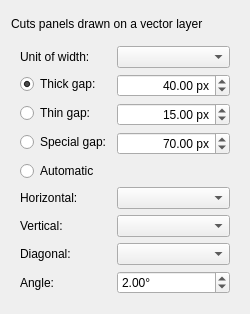
<?xml version="1.0" encoding="UTF-8"?>
<ui version="4.0">
 <author>
    SPDX-FileCopyrightText: none
    SPDX-License-Identifier: GPL-3.0-or-later
  </author>
 <class>KisToolKnifeOptionsWidget</class>
 <widget class="QWidget" name="KisToolKnifeOptionsWidget">
  <property name="geometry">
   <rect>
    <x>0</x>
    <y>0</y>
    <width>250</width>
    <height>306</height>
   </rect>
  </property>
  <layout class="QVBoxLayout" name="mainLayout">
   <item>
    <widget class="KisOptionButtonStrip" name="optionButtonStripToolMode" native="true"/>
   </item>
   <item>
    <widget class="QLabel" name="warningLabel">
     <property name="text">
      <string>Cuts panels drawn on a vector layer</string>
     </property>
     <property name="wordWrap">
      <bool>true</bool>
     </property>
    </widget>
   </item>
   <item>
    <widget class="QWidget" name="gapOptionsWidget" native="true">
     <layout class="QFormLayout" name="formLayout">
      <item row="0" column="0">
       <widget class="QLabel" name="label_4">
        <property name="text">
         <string>Unit of width:</string>
        </property>
       </widget>
      </item>
      <item row="0" column="1">
       <widget class="QComboBox" name="unitsCombobox"/>
      </item>
      <item row="1" column="0">
       <widget class="QRadioButton" name="thickGapWidthRadioButton">
        <property name="toolTip">
         <string>Thick gap width</string>
        </property>
        <property name="text">
         <string>Thick gap:</string>
        </property>
        <property name="checked">
         <bool>true</bool>
        </property>
       </widget>
      </item>
      <item row="1" column="1">
       <widget class="KisDoubleSliderSpinBox" name="thickGapWidth">
        <property name="sizePolicy">
         <sizepolicy hsizetype="MinimumExpanding" vsizetype="Fixed">
          <horstretch>0</horstretch>
          <verstretch>0</verstretch>
         </sizepolicy>
        </property>
        <property name="toolTip">
         <string>Thick gap width</string>
        </property>
        <property name="alignment">
         <set>Qt::AlignRight|Qt::AlignTrailing|Qt::AlignVCenter</set>
        </property>
        <property name="suffix">
         <string> px</string>
        </property>
        <property name="minimum">
         <double>0.000000000000000</double>
        </property>
        <property name="maximum">
         <double>500.000000000000000</double>
        </property>
        <property name="singleStep">
         <double>5.000000000000000</double>
        </property>
        <property name="value">
         <double>40.000000000000000</double>
        </property>
       </widget>
      </item>
      <item row="2" column="0">
       <widget class="QRadioButton" name="thinGapWidthRadioButton">
        <property name="toolTip">
         <string>Thin gap width</string>
        </property>
        <property name="text">
         <string>Thin gap:</string>
        </property>
       </widget>
      </item>
      <item row="2" column="1">
       <widget class="KisDoubleSliderSpinBox" name="thinGapWidth">
        <property name="sizePolicy">
         <sizepolicy hsizetype="MinimumExpanding" vsizetype="Fixed">
          <horstretch>0</horstretch>
          <verstretch>0</verstretch>
         </sizepolicy>
        </property>
        <property name="toolTip">
         <string>Thin gap width</string>
        </property>
        <property name="alignment">
         <set>Qt::AlignRight|Qt::AlignTrailing|Qt::AlignVCenter</set>
        </property>
        <property name="suffix">
         <string> px</string>
        </property>
        <property name="minimum">
         <double>0.000000000000000</double>
        </property>
        <property name="maximum">
         <double>500.000000000000000</double>
        </property>
        <property name="singleStep">
         <double>5.000000000000000</double>
        </property>
        <property name="value">
         <double>15.000000000000000</double>
        </property>
       </widget>
      </item>
      <item row="3" column="0">
       <widget class="QRadioButton" name="specialGapWidthRadioButton">
        <property name="toolTip">
         <string>Special gap width</string>
        </property>
        <property name="text">
         <string>Special gap:</string>
        </property>
       </widget>
      </item>
      <item row="3" column="1">
       <widget class="KisDoubleSliderSpinBox" name="customGapWidth">
        <property name="sizePolicy">
         <sizepolicy hsizetype="MinimumExpanding" vsizetype="Fixed">
          <horstretch>0</horstretch>
          <verstretch>0</verstretch>
         </sizepolicy>
        </property>
        <property name="toolTip">
         <string>Special gap width</string>
        </property>
        <property name="alignment">
         <set>Qt::AlignRight|Qt::AlignTrailing|Qt::AlignVCenter</set>
        </property>
        <property name="suffix">
         <string> px</string>
        </property>
        <property name="minimum">
         <double>0.000000000000000</double>
        </property>
        <property name="maximum">
         <double>500.000000000000000</double>
        </property>
        <property name="singleStep">
         <double>5.000000000000000</double>
        </property>
        <property name="value">
         <double>70.000000000000000</double>
        </property>
       </widget>
      </item>
      <item row="4" column="0">
       <widget class="QRadioButton" name="automaticGapWidthRadioButton">
        <property name="toolTip">
         <string>Choose the width automatically, based on the angle</string>
        </property>
        <property name="text">
         <string>Automatic</string>
        </property>
       </widget>
      </item>
      <item row="5" column="0">
       <widget class="QLabel" name="horizontalLabel">
        <property name="toolTip">
         <string>Horizontal gaps type:</string>
        </property>
        <property name="text">
         <string>Horizontal:</string>
        </property>
       </widget>
      </item>
      <item row="5" column="1">
       <widget class="QComboBox" name="automaticHorizontalCombobox">
        <property name="toolTip">
         <string>Horizontal gaps type:</string>
        </property>
        <property name="currentText">
         <string/>
        </property>
       </widget>
      </item>
      <item row="6" column="0">
       <widget class="QLabel" name="verticalLabel">
        <property name="toolTip">
         <string>Vertical gaps type:</string>
        </property>
        <property name="text">
         <string>Vertical:</string>
        </property>
       </widget>
      </item>
      <item row="6" column="1">
       <widget class="QComboBox" name="automaticVerticalCombobox">
        <property name="toolTip">
         <string>Vertical gaps type:</string>
        </property>
        <property name="currentText">
         <string/>
        </property>
       </widget>
      </item>
      <item row="7" column="0">
       <widget class="QLabel" name="diagonalLabel">
        <property name="toolTip">
         <string>Diagonal gaps type:</string>
        </property>
        <property name="text">
         <string>Diagonal:</string>
        </property>
       </widget>
      </item>
      <item row="7" column="1">
       <widget class="QComboBox" name="automaticDiagonalCombobox">
        <property name="toolTip">
         <string>Diagonal gaps type:</string>
        </property>
       </widget>
      </item>
      <item row="8" column="0">
       <widget class="QLabel" name="angleLabel">
        <property name="toolTip">
         <string>Diagonal type angle threshold:</string>
        </property>
        <property name="text">
         <string>Angle:</string>
        </property>
       </widget>
      </item>
      <item row="8" column="1">
       <widget class="KisDoubleSliderSpinBox" name="gutterWidthAngleSpinBox">
        <property name="toolTip">
         <string>Diagonal type angle threshold:</string>
        </property>
        <property name="prefix">
         <string/>
        </property>
        <property name="suffix">
         <string>°</string>
        </property>
        <property name="maximum">
         <double>45.000000000000000</double>
        </property>
        <property name="value">
         <double>2.000000000000000</double>
        </property>
       </widget>
      </item>
     </layout>
    </widget>
   </item>
   <item>
    <spacer name="verticalSpacer">
     <property name="orientation">
      <enum>Qt::Vertical</enum>
     </property>
     <property name="sizeHint" stdset="0">
      <size>
       <width>20</width>
       <height>40</height>
      </size>
     </property>
    </spacer>
   </item>
  </layout>
 </widget>
 <customwidgets>
  <customwidget>
   <class>KisOptionButtonStrip</class>
   <extends>QWidget</extends>
   <header>KisOptionButtonStrip.h</header>
  </customwidget>
  <customwidget>
   <class>KisDoubleParseSpinBox</class>
   <extends>QDoubleSpinBox</extends>
   <header>kis_double_parse_spin_box.h</header>
  </customwidget>
  <customwidget>
   <class>KisDoubleSliderSpinBox</class>
   <extends>KisDoubleParseSpinBox</extends>
   <header location="global">kis_slider_spin_box.h</header>
   <container>1</container>
  </customwidget>
 </customwidgets>
 <resources/>
 <connections/>
</ui>
